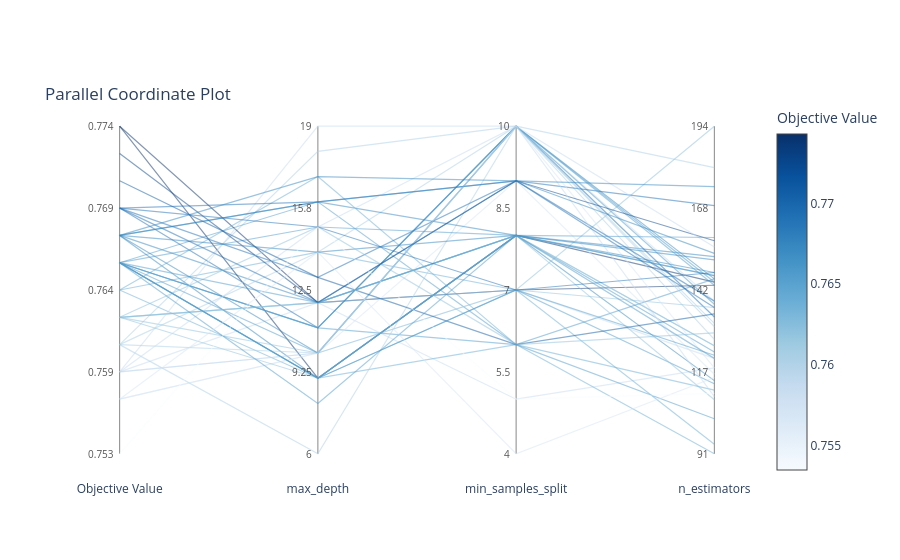

The notebook cell this image was saved under:
### Code cell
# plot paraller coordinate

plot_parallel_coordinate(study).show()

### Figure 1 — Plotly figure (JSON) as saved in the notebook; plotly's stock layout.template omitted (floating-point values rounded to 4 significant figures)
{"data": [{"customdata": [["Objective Value", "0.76"], ["max_depth", "18"], ["min_samples_split", "10"], ["n_estimators", "181"]], "hovertemplate": "%{customdata[0]}: %{customdata[1]}<extra></extra>", "line": {"color": "rgb(171.33333333333448, 207.66666666666714, 229.66666666666706)", "dash": "solid", "width": 1.2}, "mode": "lines", "opacity": 0.5, "showlegend": false, "type": "scatter", "x": [0, 1, 2, 3], "y": [0.3333, 0.9231, 1, 0.8738]}, {"customdata": [["Objective Value", "0.767"], ["max_depth", "12"], ["min_samples_split", "8"], ["n_estimators", "153"]], "hovertemplate": "%{customdata[0]}: %{customdata[1]}<extra></extra>", "line": {"color": "rgb(55.00000000000189, 135.00000000000188, 192.3333333333343)", "dash": "solid", "width": 1.2}, "mode": "lines", "opacity": 0.5, "showlegend": false, "type": "scatter", "x": [0, 1, 2, 3], "y": [0.6667, 0.4615, 0.6667, 0.6019]}, {"customdata": [["Objective Value", "0.759"], ["max_depth", "12"], ["min_samples_split", "5"], ["n_estimators", "118"]], "hovertemplate": "%{customdata[0]}: %{customdata[1]}<extra></extra>", "line": {"color": "rgb(197.9999999999983, 218.99999999999926, 238.9999999999994)", "dash": "solid", "width": 1.2}, "mode": "lines", "opacity": 0.5, "showlegend": false, "type": "scatter", "x": [0, 1, 2, 3], "y": [0.25, 0.4615, 0.1667, 0.2621]}, {"customdata": [["Objective Value", "0.766"], ["max_depth", "16"], ["min_samples_split", "6"], ["n_estimators", "146"]], "hovertemplate": "%{customdata[0]}: %{customdata[1]}<extra></extra>", "line": {"color": "rgb(79.66666666666782, 155.3333333333341, 203.33333333333377)", "dash": "solid", "width": 1.2}, "mode": "lines", "opacity": 0.5, "showlegend": false, "type": "scatter", "x": [0, 1, 2, 3], "y": [0.5833, 0.7692, 0.3333, 0.534]}, {"customdata": [["Objective Value", "0.767"], ["max_depth", "9"], ["min_samples_split", "8"], ["n_estimators", "114"]], "hovertemplate": "%{customdata[0]}: %{customdata[1]}<extra></extra>", "line": {"color": "rgb(55.00000000000048, 135.00000000000048, 192.33333333333357)", "dash": "solid", "width": 1.2}, "mode": "lines", "opacity": 0.5, "showlegend": false, "type": "scatter", "x": [0, 1, 2, 3], "y": [0.6667, 0.2308, 0.6667, 0.2233]}, {"customdata": [["Objective Value", "0.764"], ["max_depth", "14"], ["min_samples_split", "7"], ["n_estimators", "94"]], "hovertemplate": "%{customdata[0]}: %{customdata[1]}<extra></extra>", "line": {"color": "rgb(107.00000000000217, 174.0000000000012, 214.00000000000045)", "dash": "solid", "width": 1.2}, "mode": "lines", "opacity": 0.5, "showlegend": false, "type": "scatter", "x": [0, 1, 2, 3], "y": [0.5, 0.6154, 0.5, 0.02913]}, {"customdata": [["Objective Value", "0.759"], ["max_depth", "10"], ["min_samples_split", "7"], ["n_estimators", "121"]], "hovertemplate": "%{customdata[0]}: %{customdata[1]}<extra></extra>", "line": {"color": "rgb(197.9999999999983, 218.99999999999926, 238.9999999999994)", "dash": "solid", "width": 1.2}, "mode": "lines", "opacity": 0.5, "showlegend": false, "type": "scatter", "x": [0, 1, 2, 3], "y": [0.25, 0.3077, 0.5, 0.2913]}, {"customdata": [["Objective Value", "0.774"], ["max_depth", "12"], ["min_samples_split", "7"], ["n_estimators", "144"]], "hovertemplate": "%{customdata[0]}: %{customdata[1]}<extra></extra>", "line": {"color": "rgb(8.0, 48.0, 107.0)", "dash": "solid", "width": 1.2}, "mode": "lines", "opacity": 0.5, "showlegend": false, "type": "scatter", "x": [0, 1, 2, 3], "y": [1, 0.4615, 0.5, 0.5146]}, {"customdata": [["Objective Value", "0.774"], ["max_depth", "9"], ["min_samples_split", "8"], ["n_estimators", "145"]], "hovertemplate": "%{customdata[0]}: %{customdata[1]}<extra></extra>", "line": {"color": "rgb(8.0, 48.000000000002814, 107.00000000000418)", "dash": "solid", "width": 1.2}, "mode": "lines", "opacity": 0.5, "showlegend": false, "type": "scatter", "x": [0, 1, 2, 3], "y": [1.0, 0.2308, 0.6667, 0.5243]}, {"customdata": [["Objective Value", "0.762"], ["max_depth", "12"], ["min_samples_split", "7"], ["n_estimators", "194"]], "hovertemplate": "%{customdata[0]}: %{customdata[1]}<extra></extra>", "line": {"color": "rgb(141.0000000000007, 192.66666666666706, 221.33333333333348)", "dash": "solid", "width": 1.2}, "mode": "lines", "opacity": 0.5, "showlegend": false, "type": "scatter", "x": [0, 1, 2, 3], "y": [0.4167, 0.4615, 0.5, 1]}, {"customdata": [["Objective Value", "0.769"], ["max_depth", "11"], ["min_samples_split", "10"], ["n_estimators", "134"]], "hovertemplate": "%{customdata[0]}: %{customdata[1]}<extra></extra>", "line": {"color": "rgb(33.0, 113.0, 181.0)", "dash": "solid", "width": 1.2}, "mode": "lines", "opacity": 0.5, "showlegend": false, "type": "scatter", "x": [0, 1, 2, 3], "y": [0.75, 0.3846, 1, 0.4175]}, {"customdata": [["Objective Value", "0.764"], ["max_depth", "17"], ["min_samples_split", "6"], ["n_estimators", "91"]], "hovertemplate": "%{customdata[0]}: %{customdata[1]}<extra></extra>", "line": {"color": "rgb(107.00000000000217, 174.0000000000012, 214.00000000000045)", "dash": "solid", "width": 1.2}, "mode": "lines", "opacity": 0.5, "showlegend": false, "type": "scatter", "x": [0, 1, 2, 3], "y": [0.5, 0.8462, 0.3333, 0]}, {"customdata": [["Objective Value", "0.766"], ["max_depth", "11"], ["min_samples_split", "6"], ["n_estimators", "102"]], "hovertemplate": "%{customdata[0]}: %{customdata[1]}<extra></extra>", "line": {"color": "rgb(79.66666666666782, 155.3333333333341, 203.33333333333377)", "dash": "solid", "width": 1.2}, "mode": "lines", "opacity": 0.5, "showlegend": false, "type": "scatter", "x": [0, 1, 2, 3], "y": [0.5833, 0.3846, 0.3333, 0.1068]}, {"customdata": [["Objective Value", "0.762"], ["max_depth", "12"], ["min_samples_split", "8"], ["n_estimators", "125"]], "hovertemplate": "%{customdata[0]}: %{customdata[1]}<extra></extra>", "line": {"color": "rgb(141.0000000000007, 192.66666666666706, 221.33333333333348)", "dash": "solid", "width": 1.2}, "mode": "lines", "opacity": 0.5, "showlegend": false, "type": "scatter", "x": [0, 1, 2, 3], "y": [0.4167, 0.4615, 0.6667, 0.3301]}, {"customdata": [["Objective Value", "0.766"], ["max_depth", "9"], ["min_samples_split", "8"], ["n_estimators", "123"]], "hovertemplate": "%{customdata[0]}: %{customdata[1]}<extra></extra>", "line": {"color": "rgb(79.66666666666782, 155.3333333333341, 203.33333333333377)", "dash": "solid", "width": 1.2}, "mode": "lines", "opacity": 0.5, "showlegend": false, "type": "scatter", "x": [0, 1, 2, 3], "y": [0.5833, 0.2308, 0.6667, 0.3107]}, {"customdata": [["Objective Value", "0.757"], ["max_depth", "10"], ["min_samples_split", "9"], ["n_estimators", "116"]], "hovertemplate": "%{customdata[0]}: %{customdata[1]}<extra></extra>", "line": {"color": "rgb(214.00000000000136, 229.66666666666757, 244.3333333333338)", "dash": "solid", "width": 1.2}, "mode": "lines", "opacity": 0.5, "showlegend": false, "type": "scatter", "x": [0, 1, 2, 3], "y": [0.1667, 0.3077, 0.8333, 0.2427]}, {"customdata": [["Objective Value", "0.767"], ["max_depth", "10"], ["min_samples_split", "10"], ["n_estimators", "146"]], "hovertemplate": "%{customdata[0]}: %{customdata[1]}<extra></extra>", "line": {"color": "rgb(55.00000000000048, 135.00000000000048, 192.33333333333357)", "dash": "solid", "width": 1.2}, "mode": "lines", "opacity": 0.5, "showlegend": false, "type": "scatter", "x": [0, 1, 2, 3], "y": [0.6667, 0.3077, 1, 0.534]}, {"customdata": [["Objective Value", "0.76"], ["max_depth", "14"], ["min_samples_split", "10"], ["n_estimators", "127"]], "hovertemplate": "%{customdata[0]}: %{customdata[1]}<extra></extra>", "line": {"color": "rgb(171.33333333333448, 207.66666666666714, 229.66666666666706)", "dash": "solid", "width": 1.2}, "mode": "lines", "opacity": 0.5, "showlegend": false, "type": "scatter", "x": [0, 1, 2, 3], "y": [0.3333, 0.6154, 1, 0.3495]}, {"customdata": [["Objective Value", "0.766"], ["max_depth", "11"], ["min_samples_split", "10"], ["n_estimators", "145"]], "hovertemplate": "%{customdata[0]}: %{customdata[1]}<extra></extra>", "line": {"color": "rgb(79.66666666666782, 155.3333333333341, 203.33333333333377)", "dash": "solid", "width": 1.2}, "mode": "lines", "opacity": 0.5, "showlegend": false, "type": "scatter", "x": [0, 1, 2, 3], "y": [0.5833, 0.3846, 1, 0.5243]}, {"customdata": [["Objective Value", "0.762"], ["max_depth", "10"], ["min_samples_split", "7"], ["n_estimators", "137"]], "hovertemplate": "%{customdata[0]}: %{customdata[1]}<extra></extra>", "line": {"color": "rgb(141.0000000000007, 192.66666666666706, 221.33333333333348)", "dash": "solid", "width": 1.2}, "mode": "lines", "opacity": 0.5, "showlegend": false, "type": "scatter", "x": [0, 1, 2, 3], "y": [0.4167, 0.3077, 0.5, 0.4466]}, {"customdata": [["Objective Value", "0.764"], ["max_depth", "9"], ["min_samples_split", "6"], ["n_estimators", "111"]], "hovertemplate": "%{customdata[0]}: %{customdata[1]}<extra></extra>", "line": {"color": "rgb(107.00000000000217, 174.0000000000012, 214.00000000000045)", "dash": "solid", "width": 1.2}, "mode": "lines", "opacity": 0.5, "showlegend": false, "type": "scatter", "x": [0, 1, 2, 3], "y": [0.5, 0.2308, 0.3333, 0.1942]}, {"customdata": [["Objective Value", "0.759"], ["max_depth", "19"], ["min_samples_split", "10"], ["n_estimators", "139"]], "hovertemplate": "%{customdata[0]}: %{customdata[1]}<extra></extra>", "line": {"color": "rgb(197.9999999999983, 218.99999999999926, 238.9999999999994)", "dash": "solid", "width": 1.2}, "mode": "lines", "opacity": 0.5, "showlegend": false, "type": "scatter", "x": [0, 1, 2, 3], "y": [0.25, 1, 1, 0.466]}, {"customdata": [["Objective Value", "0.76"], ["max_depth", "6"], ["min_samples_split", "10"], ["n_estimators", "131"]], "hovertemplate": "%{customdata[0]}: %{customdata[1]}<extra></extra>", "line": {"color": "rgb(171.33333333333448, 207.66666666666714, 229.66666666666706)", "dash": "solid", "width": 1.2}, "mode": "lines", "opacity": 0.5, "showlegend": false, "type": "scatter", "x": [0, 1, 2, 3], "y": [0.3333, 0, 1, 0.3883]}, {"customdata": [["Objective Value", "0.766"], ["max_depth", "11"], ["min_samples_split", "10"], ["n_estimators", "138"]], "hovertemplate": "%{customdata[0]}: %{customdata[1]}<extra></extra>", "line": {"color": "rgb(79.66666666666782, 155.3333333333341, 203.33333333333377)", "dash": "solid", "width": 1.2}, "mode": "lines", "opacity": 0.5, "showlegend": false, "type": "scatter", "x": [0, 1, 2, 3], "y": [0.5833, 0.3846, 1, 0.4563]}, {"customdata": [["Objective Value", "0.769"], ["max_depth", "16"], ["min_samples_split", "9"], ["n_estimators", "169"]], "hovertemplate": "%{customdata[0]}: %{customdata[1]}<extra></extra>", "line": {"color": "rgb(33.00000000000141, 113.0000000000014, 181.00000000000074)", "dash": "solid", "width": 1.2}, "mode": "lines", "opacity": 0.5, "showlegend": false, "type": "scatter", "x": [0, 1, 2, 3], "y": [0.75, 0.7692, 0.8333, 0.7573]}, {"customdata": [["Objective Value", "0.757"], ["max_depth", "10"], ["min_samples_split", "10"], ["n_estimators", "118"]], "hovertemplate": "%{customdata[0]}: %{customdata[1]}<extra></extra>", "line": {"color": "rgb(214.00000000000136, 229.66666666666757, 244.3333333333338)", "dash": "solid", "width": 1.2}, "mode": "lines", "opacity": 0.5, "showlegend": false, "type": "scatter", "x": [0, 1, 2, 3], "y": [0.1667, 0.3077, 1, 0.2621]}, {"customdata": [["Objective Value", "0.766"], ["max_depth", "9"], ["min_samples_split", "7"], ["n_estimators", "113"]], "hovertemplate": "%{customdata[0]}: %{customdata[1]}<extra></extra>", "line": {"color": "rgb(79.66666666666782, 155.3333333333341, 203.33333333333377)", "dash": "solid", "width": 1.2}, "mode": "lines", "opacity": 0.5, "showlegend": false, "type": "scatter", "x": [0, 1, 2, 3], "y": [0.5833, 0.2308, 0.5, 0.2136]}, {"customdata": [["Objective Value", "0.762"], ["max_depth", "9"], ["min_samples_split", "8"], ["n_estimators", "108"]], "hovertemplate": "%{customdata[0]}: %{customdata[1]}<extra></extra>", "line": {"color": "rgb(141.0000000000007, 192.66666666666706, 221.33333333333348)", "dash": "solid", "width": 1.2}, "mode": "lines", "opacity": 0.5, "showlegend": false, "type": "scatter", "x": [0, 1, 2, 3], "y": [0.4167, 0.2308, 0.6667, 0.165]}, {"customdata": [["Objective Value", "0.76"], ["max_depth", "10"], ["min_samples_split", "10"], ["n_estimators", "132"]], "hovertemplate": "%{customdata[0]}: %{customdata[1]}<extra></extra>", "line": {"color": "rgb(171.33333333333448, 207.66666666666714, 229.66666666666706)", "dash": "solid", "width": 1.2}, "mode": "lines", "opacity": 0.5, "showlegend": false, "type": "scatter", "x": [0, 1, 2, 3], "y": [0.3333, 0.3077, 1, 0.3981]}, {"customdata": [["Objective Value", "0.767"], ["max_depth", "16"], ["min_samples_split", "8"], ["n_estimators", "148"]], "hovertemplate": "%{customdata[0]}: %{customdata[1]}<extra></extra>", "line": {"color": "rgb(55.00000000000048, 135.00000000000048, 192.33333333333357)", "dash": "solid", "width": 1.2}, "mode": "lines", "opacity": 0.5, "showlegend": false, "type": "scatter", "x": [0, 1, 2, 3], "y": [0.6667, 0.7692, 0.6667, 0.5534]}, {"customdata": [["Objective Value", "0.769"], ["max_depth", "13"], ["min_samples_split", "9"], ["n_estimators", "139"]], "hovertemplate": "%{customdata[0]}: %{customdata[1]}<extra></extra>", "line": {"color": "rgb(33.0, 113.0, 181.0)", "dash": "solid", "width": 1.2}, "mode": "lines", "opacity": 0.5, "showlegend": false, "type": "scatter", "x": [0, 1, 2, 3], "y": [0.75, 0.5385, 0.8333, 0.466]}, {"customdata": [["Objective Value", "0.766"], ["max_depth", "10"], ["min_samples_split", "10"], ["n_estimators", "144"]], "hovertemplate": "%{customdata[0]}: %{customdata[1]}<extra></extra>", "line": {"color": "rgb(79.66666666666782, 155.3333333333341, 203.33333333333377)", "dash": "solid", "width": 1.2}, "mode": "lines", "opacity": 0.5, "showlegend": false, "type": "scatter", "x": [0, 1, 2, 3], "y": [0.5833, 0.3077, 1, 0.5146]}, {"customdata": [["Objective Value", "0.773"], ["max_depth", "12"], ["min_samples_split", "9"], ["n_estimators", "158"]], "hovertemplate": "%{customdata[0]}: %{customdata[1]}<extra></extra>", "line": {"color": "rgb(8.0, 70.00000000000048, 139.66666666666737)", "dash": "solid", "width": 1.2}, "mode": "lines", "opacity": 0.5, "showlegend": false, "type": "scatter", "x": [0, 1, 2, 3], "y": [0.9167, 0.4615, 0.8333, 0.6505]}, {"customdata": [["Objective Value", "0.759"], ["max_depth", "10"], ["min_samples_split", "10"], ["n_estimators", "109"]], "hovertemplate": "%{customdata[0]}: %{customdata[1]}<extra></extra>", "line": {"color": "rgb(198.00000000000102, 219.00000000000068, 239.00000000000034)", "dash": "solid", "width": 1.2}, "mode": "lines", "opacity": 0.5, "showlegend": false, "type": "scatter", "x": [0, 1, 2, 3], "y": [0.25, 0.3077, 1, 0.1748]}, {"customdata": [["Objective Value", "0.759"], ["max_depth", "15"], ["min_samples_split", "10"], ["n_estimators", "156"]], "hovertemplate": "%{customdata[0]}: %{customdata[1]}<extra></extra>", "line": {"color": "rgb(198.00000000000102, 219.00000000000068, 239.00000000000034)", "dash": "solid", "width": 1.2}, "mode": "lines", "opacity": 0.5, "showlegend": false, "type": "scatter", "x": [0, 1, 2, 3], "y": [0.25, 0.6923, 1, 0.6311]}, {"customdata": [["Objective Value", "0.762"], ["max_depth", "12"], ["min_samples_split", "8"], ["n_estimators", "125"]], "hovertemplate": "%{customdata[0]}: %{customdata[1]}<extra></extra>", "line": {"color": "rgb(141.0000000000007, 192.66666666666706, 221.33333333333348)", "dash": "solid", "width": 1.2}, "mode": "lines", "opacity": 0.5, "showlegend": false, "type": "scatter", "x": [0, 1, 2, 3], "y": [0.4167, 0.4615, 0.6667, 0.3301]}, {"customdata": [["Objective Value", "0.766"], ["max_depth", "15"], ["min_samples_split", "8"], ["n_estimators", "147"]], "hovertemplate": "%{customdata[0]}: %{customdata[1]}<extra></extra>", "line": {"color": "rgb(79.66666666666782, 155.3333333333341, 203.33333333333377)", "dash": "solid", "width": 1.2}, "mode": "lines", "opacity": 0.5, "showlegend": false, "type": "scatter", "x": [0, 1, 2, 3], "y": [0.5833, 0.6923, 0.6667, 0.5437]}, {"customdata": [["Objective Value", "0.771"], ["max_depth", "13"], ["min_samples_split", "6"], ["n_estimators", "135"]], "hovertemplate": "%{customdata[0]}: %{customdata[1]}<extra></extra>", "line": {"color": "rgb(16.333333333334036, 91.66666666666757, 164.33333333333402)", "dash": "solid", "width": 1.2}, "mode": "lines", "opacity": 0.5, "showlegend": false, "type": "scatter", "x": [0, 1, 2, 3], "y": [0.8333, 0.5385, 0.3333, 0.4272]}, {"customdata": [["Objective Value", "0.767"], ["max_depth", "14"], ["min_samples_split", "8"], ["n_estimators", "152"]], "hovertemplate": "%{customdata[0]}: %{customdata[1]}<extra></extra>", "line": {"color": "rgb(55.00000000000048, 135.00000000000048, 192.33333333333357)", "dash": "solid", "width": 1.2}, "mode": "lines", "opacity": 0.5, "showlegend": false, "type": "scatter", "x": [0, 1, 2, 3], "y": [0.6667, 0.6154, 0.6667, 0.5922]}, {"customdata": [["Objective Value", "0.762"], ["max_depth", "15"], ["min_samples_split", "6"], ["n_estimators", "129"]], "hovertemplate": "%{customdata[0]}: %{customdata[1]}<extra></extra>", "line": {"color": "rgb(141.0000000000007, 192.66666666666706, 221.33333333333348)", "dash": "solid", "width": 1.2}, "mode": "lines", "opacity": 0.5, "showlegend": false, "type": "scatter", "x": [0, 1, 2, 3], "y": [0.4167, 0.6923, 0.3333, 0.3689]}, {"customdata": [["Objective Value", "0.766"], ["max_depth", "12"], ["min_samples_split", "8"], ["n_estimators", "147"]], "hovertemplate": "%{customdata[0]}: %{customdata[1]}<extra></extra>", "line": {"color": "rgb(79.66666666666782, 155.3333333333341, 203.33333333333377)", "dash": "solid", "width": 1.2}, "mode": "lines", "opacity": 0.5, "showlegend": false, "type": "scatter", "x": [0, 1, 2, 3], "y": [0.5833, 0.4615, 0.6667, 0.5437]}, {"customdata": [["Objective Value", "0.769"], ["max_depth", "12"], ["min_samples_split", "9"], ["n_estimators", "137"]], "hovertemplate": "%{customdata[0]}: %{customdata[1]}<extra></extra>", "line": {"color": "rgb(33.00000000000141, 113.0000000000014, 181.00000000000074)", "dash": "solid", "width": 1.2}, "mode": "lines", "opacity": 0.5, "showlegend": false, "type": "scatter", "x": [0, 1, 2, 3], "y": [0.75, 0.4615, 0.8333, 0.4466]}, {"customdata": [["Objective Value", "0.767"], ["max_depth", "16"], ["min_samples_split", "9"], ["n_estimators", "175"]], "hovertemplate": "%{customdata[0]}: %{customdata[1]}<extra></extra>", "line": {"color": "rgb(55.00000000000048, 135.00000000000048, 192.33333333333357)", "dash": "solid", "width": 1.2}, "mode": "lines", "opacity": 0.5, "showlegend": false, "type": "scatter", "x": [0, 1, 2, 3], "y": [0.6667, 0.7692, 0.8333, 0.8155]}, {"customdata": [["Objective Value", "0.766"], ["max_depth", "8"], ["min_samples_split", "8"], ["n_estimators", "159"]], "hovertemplate": "%{customdata[0]}: %{customdata[1]}<extra></extra>", "line": {"color": "rgb(79.66666666666782, 155.3333333333341, 203.33333333333377)", "dash": "solid", "width": 1.2}, "mode": "lines", "opacity": 0.5, "showlegend": false, "type": "scatter", "x": [0, 1, 2, 3], "y": [0.5833, 0.1538, 0.6667, 0.6602]}, {"customdata": [["Objective Value", "0.769"], ["max_depth", "15"], ["min_samples_split", "7"], ["n_estimators", "148"]], "hovertemplate": "%{customdata[0]}: %{customdata[1]}<extra></extra>", "line": {"color": "rgb(33.0, 113.0, 181.0)", "dash": "solid", "width": 1.2}, "mode": "lines", "opacity": 0.5, "showlegend": false, "type": "scatter", "x": [0, 1, 2, 3], "y": [0.75, 0.6923, 0.5, 0.5534]}, {"customdata": [["Objective Value", "0.767"], ["max_depth", "17"], ["min_samples_split", "9"], ["n_estimators", "154"]], "hovertemplate": "%{customdata[0]}: %{customdata[1]}<extra></extra>", "line": {"color": "rgb(55.00000000000048, 135.00000000000048, 192.33333333333357)", "dash": "solid", "width": 1.2}, "mode": "lines", "opacity": 0.5, "showlegend": false, "type": "scatter", "x": [0, 1, 2, 3], "y": [0.6667, 0.8462, 0.8333, 0.6117]}, {"customdata": [["Objective Value", "0.766"], ["max_depth", "9"], ["min_samples_split", "8"], ["n_estimators", "121"]], "hovertemplate": "%{customdata[0]}: %{customdata[1]}<extra></extra>", "line": {"color": "rgb(79.66666666666782, 155.3333333333341, 203.33333333333377)", "dash": "solid", "width": 1.2}, "mode": "lines", "opacity": 0.5, "showlegend": false, "type": "scatter", "x": [0, 1, 2, 3], "y": [0.5833, 0.2308, 0.6667, 0.2913]}, {"customdata": [["Objective Value", "0.766"], ["max_depth", "9"], ["min_samples_split", "7"], ["n_estimators", "122"]], "hovertemplate": "%{customdata[0]}: %{customdata[1]}<extra></extra>", "line": {"color": "rgb(79.66666666666782, 155.3333333333341, 203.33333333333377)", "dash": "solid", "width": 1.2}, "mode": "lines", "opacity": 0.5, "showlegend": false, "type": "scatter", "x": [0, 1, 2, 3], "y": [0.5833, 0.2308, 0.5, 0.301]}, {"customdata": [["Objective Value", "0.757"], ["max_depth", "14"], ["min_samples_split", "4"], ["n_estimators", "115"]], "hovertemplate": "%{customdata[0]}: %{customdata[1]}<extra></extra>", "line": {"color": "rgb(213.99999999999932, 229.6666666666662, 244.33333333333312)", "dash": "solid", "width": 1.2}, "mode": "lines", "opacity": 0.5, "showlegend": false, "type": "scatter", "x": [0, 1, 2, 3], "y": [0.1667, 0.6154, 0, 0.233]}, {"customdata": [["Objective Value", "0.753"], ["max_depth", "15"], ["min_samples_split", "5"], ["n_estimators", "110"]], "hovertemplate": "%{customdata[0]}: %{customdata[1]}<extra></extra>", "line": {"color": "rgb(247.0, 251.0, 255.0)", "dash": "solid", "width": 1.2}, "mode": "lines", "opacity": 0.5, "showlegend": false, "type": "scatter", "x": [0, 1, 2, 3], "y": [0, 0.6923, 0.1667, 0.1845]}, {"hoverinfo": "skip", "marker": {"cmax": 0.7743, "cmin": 0.7535, "color": [0.7535, 0.7743], "colorbar": {"title": {"text": "Objective Value"}}, "colorscale": [[0, "rgb(247,251,255)"], [0.125, "rgb(222,235,247)"], [0.25, "rgb(198,219,239)"], [0.375, "rgb(158,202,225)"], [0.5, "rgb(107,174,214)"], [0.625, "rgb(66,146,198)"], [0.75, "rgb(33,113,181)"], [0.875, "rgb(8,81,156)"], [1, "rgb(8,48,107)"]], "reversescale": false, "showscale": true}, "mode": "markers", "showlegend": false, "type": "scatter", "x": [null, null], "y": [null, null]}], "layout": {"annotations": [{"font": {"color": "#555", "size": 10}, "showarrow": false, "text": "0.753", "x": 0, "xanchor": "right", "xshift": -4, "y": 0}, {"font": {"color": "#555", "size": 10}, "showarrow": false, "text": "0.759", "x": 0, "xanchor": "right", "xshift": -4, "y": 0.25}, {"font": {"color": "#555", "size": 10}, "showarrow": false, "text": "0.764", "x": 0, "xanchor": "right", "xshift": -4, "y": 0.5}, {"font": {"color": "#555", "size": 10}, "showarrow": false, "text": "0.769", "x": 0, "xanchor": "right", "xshift": -4, "y": 0.75}, {"font": {"color": "#555", "size": 10}, "showarrow": false, "text": "0.774", "x": 0, "xanchor": "right", "xshift": -4, "y": 1}, {"font": {"color": "#555", "size": 10}, "showarrow": false, "text": "6", "x": 1, "xanchor": "right", "xshift": -4, "y": 0}, {"font": {"color": "#555", "size": 10}, "showarrow": false, "text": "9.25", "x": 1, "xanchor": "right", "xshift": -4, "y": 0.25}, {"font": {"color": "#555", "size": 10}, "showarrow": false, "text": "12.5", "x": 1, "xanchor": "right", "xshift": -4, "y": 0.5}, {"font": {"color": "#555", "size": 10}, "showarrow": false, "text": "15.8", "x": 1, "xanchor": "right", "xshift": -4, "y": 0.75}, {"font": {"color": "#555", "size": 10}, "showarrow": false, "text": "19", "x": 1, "xanchor": "right", "xshift": -4, "y": 1}, {"font": {"color": "#555", "size": 10}, "showarrow": false, "text": "4", "x": 2, "xanchor": "right", "xshift": -4, "y": 0}, {"font": {"color": "#555", "size": 10}, "showarrow": false, "text": "5.5", "x": 2, "xanchor": "right", "xshift": -4, "y": 0.25}, {"font": {"color": "#555", "size": 10}, "showarrow": false, "text": "7", "x": 2, "xanchor": "right", "xshift": -4, "y": 0.5}, {"font": {"color": "#555", "size": 10}, "showarrow": false, "text": "8.5", "x": 2, "xanchor": "right", "xshift": -4, "y": 0.75}, {"font": {"color": "#555", "size": 10}, "showarrow": false, "text": "10", "x": 2, "xanchor": "right", "xshift": -4, "y": 1}, {"font": {"color": "#555", "size": 10}, "showarrow": false, "text": "91", "x": 3, "xanchor": "right", "xshift": -4, "y": 0}, {"font": {"color": "#555", "size": 10}, "showarrow": false, "text": "117", "x": 3, "xanchor": "right", "xshift": -4, "y": 0.25}, {"font": {"color": "#555", "size": 10}, "showarrow": false, "text": "142", "x": 3, "xanchor": "right", "xshift": -4, "y": 0.5}, {"font": {"color": "#555", "size": 10}, "showarrow": false, "text": "168", "x": 3, "xanchor": "right", "xshift": -4, "y": 0.75}, {"font": {"color": "#555", "size": 10}, "showarrow": false, "text": "194", "x": 3, "xanchor": "right", "xshift": -4, "y": 1}], "hovermode": "closest", "legend": {"orientation": "h", "x": 1, "xanchor": "right", "y": 1, "yanchor": "bottom"}, "plot_bgcolor": "white", "shapes": [{"layer": "below", "line": {"color": "#888", "width": 1}, "type": "line", "x0": 0, "x1": 0, "y0": 0, "y1": 1}, {"layer": "below", "line": {"color": "#888", "width": 1}, "type": "line", "x0": 1, "x1": 1, "y0": 0, "y1": 1}, {"layer": "below", "line": {"color": "#888", "width": 1}, "type": "line", "x0": 2, "x1": 2, "y0": 0, "y1": 1}, {"layer": "below", "line": {"color": "#888", "width": 1}, "type": "line", "x0": 3, "x1": 3, "y0": 0, "y1": 1}], "title": {"text": "Parallel Coordinate Plot", "y": 1, "yanchor": "bottom", "yref": "paper"}, "xaxis": {"range": [-0.2, 3.2], "showgrid": false, "tickmode": "array", "ticktext": ["Objective Value", "max_depth", "min_samples_split", "n_estimators"], "tickvals": [0, 1, 2, 3], "zeroline": false}, "yaxis": {"fixedrange": true, "range": [-0.08, 1.08], "visible": false}}}
